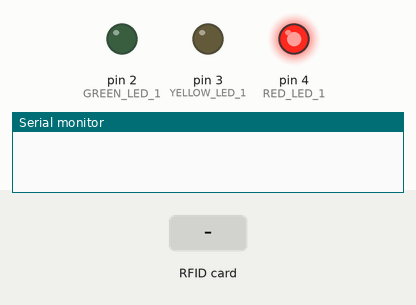
This sketch was run on a simulated Arduino Uno, built with avr-gcc and run on an emulated ATmega328P. On the bench: output pins drawn as LEDs (lit = HIGH), the last lines printed to the serial monitor. Inputs (shaded band) come from the test bench. Pins used as bus, display or sensor lines are not drawn.

Above: at 1.2 s.
1.3 s: RFID card 5E 7A 19 C4 held to the reader
At 13.9 s:
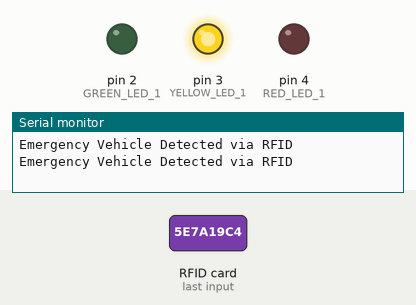
At 16.3 s:
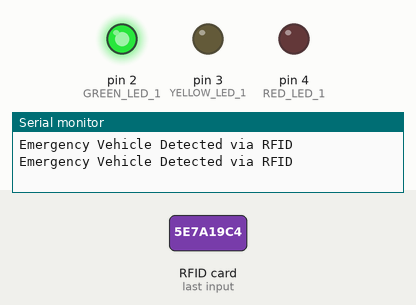
Timing chart, 0 to 16.6 s (numbered marks = the images above; inputs shaded):
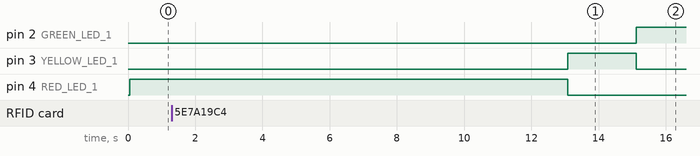

The sketch:

1875-_Smart_Traffic_Management_System_for_Emergency_vehicle.ino
```cpp
#include <SPI.h>
#include <MFRC522.h>

// Define pins for RFID
#define SS_PIN 10
#define RST_PIN 9
MFRC522 rfid(SS_PIN, RST_PIN);

// Define pins for LEDs (for a 4-way intersection)
#define RED_LED_1 4
#define YELLOW_LED_1 3
#define GREEN_LED_1 2


bool emergencyDetected = false;

void setup() {
  // Initialize serial communication
  Serial.begin(9600);

  // Initialize RFID
  SPI.begin();
  rfid.PCD_Init();

  // Initialize LED pins for all directions
  pinMode(RED_LED_1, OUTPUT);
  pinMode(YELLOW_LED_1, OUTPUT);
  pinMode(GREEN_LED_1, OUTPUT);

}

void loop() {
  // Check for RFID Tag
  if (emergencyDetected){
    Serial.println("Emergency Vehicle Detected via RFID");
    manageTrafficForEmergency();
    rfid.PICC_HaltA();
  }

  // If no emergency is detected, maintain the normal traffic light sequence
  if (!emergencyDetected) {
    normalTrafficLight();
  }
}

void manageTrafficForEmergency() {

  stopAllDirections();
  delay(7000); // Red light for 7 seconds to allow emergency vehicle to pass

  // Clear emergency state and return to normal operation
  emergencyDetected = false;
}
void test1(){
    if (rfid.PICC_IsNewCardPresent() && rfid.PICC_ReadCardSerial()) {
    Serial.println("Emergency Vehicle Detected via RFID");
    emergencyDetected = true;
    rfid.PICC_HaltA();
  }
}
void stopAllDirections() {
  // Turn off all green and yellow LEDs, turn on all red LEDs
  digitalWrite(GREEN_LED_1, LOW);
  digitalWrite(YELLOW_LED_1, LOW);
  digitalWrite(RED_LED_1, HIGH);
}

void normalTrafficLight() {
  digitalWrite(GREEN_LED_1, LOW);
  digitalWrite(YELLOW_LED_1, LOW);
  digitalWrite(RED_LED_1, HIGH);
  delay(3000);
  test1();
  if (emergencyDetected) return;
  digitalWrite(GREEN_LED_1, LOW);
  digitalWrite(YELLOW_LED_1, HIGH);
  digitalWrite(RED_LED_1, LOW);
  delay(2000);
  test1();
  if (emergencyDetected) return;
  digitalWrite(GREEN_LED_1, HIGH);
  digitalWrite(YELLOW_LED_1, LOW);
  digitalWrite(RED_LED_1, LOW);
  delay(3000);
  test1();
  if (emergencyDetected) return;

}
```
